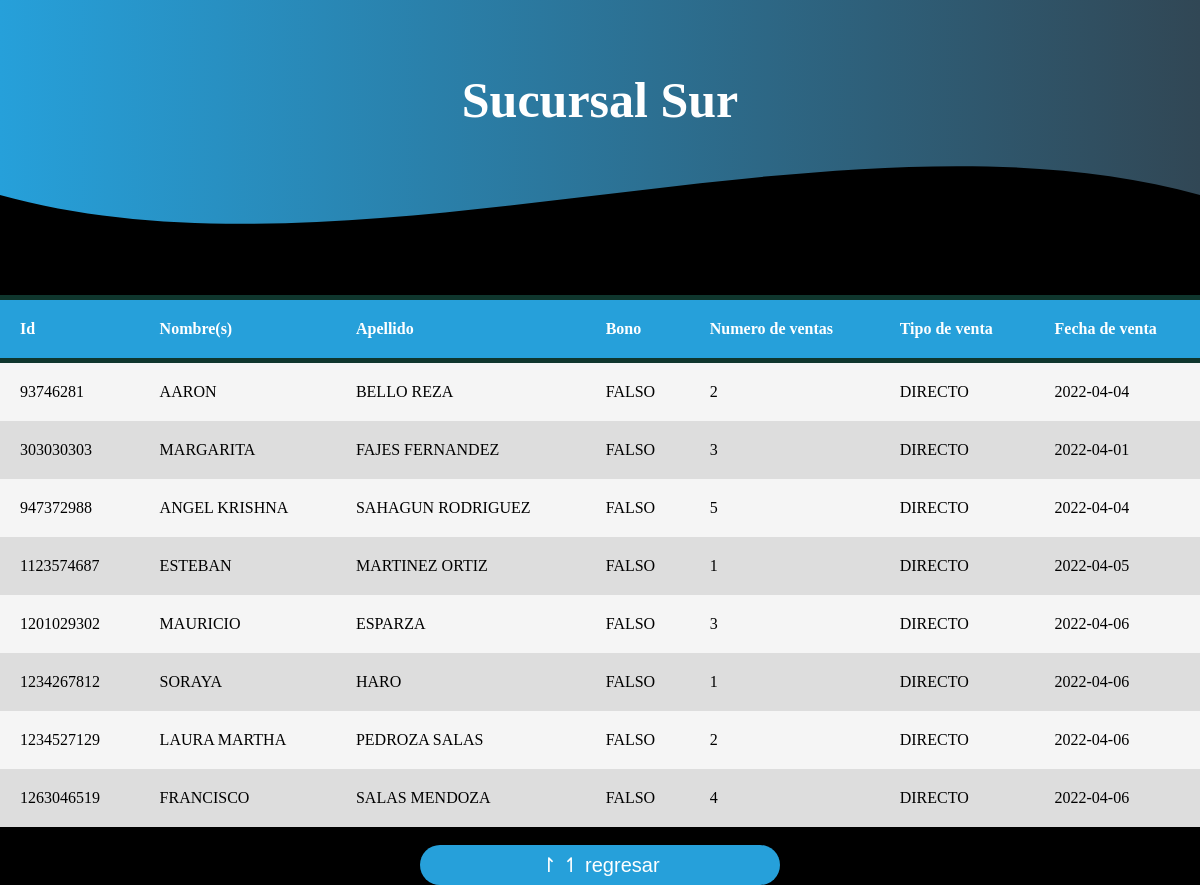
Screenshot of /back.end/sur.php with the database file from the repository.
### tables this page shows
CREATE TABLE `surcursal_s` (
  `idTrabajador` bigint(10) NOT NULL,
  `Nombres` varchar(45) DEFAULT NULL,
  `Apellido` varchar(45) DEFAULT NULL,
  `bono` varchar(12) DEFAULT NULL,
  `Tip_venta` varchar(20) DEFAULT NULL,
  `N_venta` int(7) DEFAULT NULL,
  `F_venta` date DEFAULT NULL
);

### back.end/sur.php (the view, shortened to what this page needs)
<?php
    $conectar = new mysqli("localhost","root","","automotriz");
 ?>
<!DOCTYPE html>
<html>
<head>
	<link rel="stylesheet" href="sur.css" type="text/css">
</head>
<header>
    <section class="textos-header">
        <h1>Sucursal Sur</h1>
    </section>
    <div class="wave" style="height: 150px; overflow: hidden;" ><svg viewBox="0 0 500 150" preserveAspectRatio="none" style="height: 100%; width: 100%;"><path d="M0.00,49.98 C149.99,150.00 349.20,-49.98 500.00,49.98 L500.00,150.00 L0.00,150.00 Z" style="stroke: none; fill: #000000;"></path></svg></div>
</header>
<body>
	<div id= "main-container">
		<table>
			<thead>
				<tr>
                    <th>Id</th>
					<th>Nombre(s)</th>
                    <th>Apellido</th>
					<th>Bono</th>
					<th>Numero de ventas</th>
                    <th>Tipo de venta</th>
                    <th>Fecha de venta</th>
				</tr>
			</thead>
            <?php
                $query="SELECT * FROM surcursal_s";
                $resultado = $conectar->query($query);
                while($row= $resultado -> fetch_assoc()){
            ?>
                <tr>
                    <td><?php echo $row ['idTrabajador'];?></td>
                    <td><?php echo $row ['Nombres'];?></td>
                    <td><?php echo $row ['Apellido'];?></td>
                    <td><?php echo $row ['bono'];?></td>
                    <td><?php echo $row ['N_venta'];?></td>
                    <td><?php echo $row ['Tip_venta'];?></td>
                    <td><?php echo $row ['F_venta'];?></td>
            <?php
                }
            ?>
		</table><br>
        <center><a href="consulta.php"><input class="button"  type="reset" value="↾ ↿ regresar"></a></center>
	</div>
</body>
</html>

### back.end/sur.css (style rules this page uses)
* { margin: 0; padding: 0; box-sizing: border-box; }
body { background-color: #000000; }
table { background-color: whitesmoke; text-align: left; border-collapse: collapse; width: 100%; }
td, th { padding: 20px; }
thead { background-color: #26a0da; color: white; border-bottom: solid 5px #0f362d; }
tr:nth-child(even) { background-color: #ddd; }
header { background-color: gray; color: white; border-bottom: solid 5px #0f362d; }
header { width: 100%; height: 300px; background: #000000; background: -webkit-linear-gradient( to right, #000000, #434343 ); background: linear-gradient( to right, #26a0da, #314755 ); background-size: cover; background-attachment: fixed; position: relative; }
header .textos-header { display: flex; height: 200px; width: 100%; align-items: center; justify-content: center; text-align: center; }
.textos-header h1 { font-size: 50px; color: rgb(255, 255, 255); }
.wave { position: absolute; bottom: 0; width: 100%; }
.button { border: none; outline: none; height: 40px; width: 30%; background: #26a0da; color: rgb(255, 255, 255); font-size: 20px; border-radius: 20px; }

### rows the page displays
surcursal_s: idTrabajador "93746281", Nombres "AARON", Apellido "BELLO REZA", bono "FALSO", N_venta "2", Tip_venta "DIRECTO", F_venta "2022-04-04"
surcursal_s: idTrabajador "303030303", Nombres "MARGARITA", Apellido "FAJES FERNANDEZ", bono "FALSO", N_venta "3", Tip_venta "DIRECTO", F_venta "2022-04-01"
surcursal_s: idTrabajador "947372988", Nombres "ANGEL KRISHNA", Apellido "SAHAGUN RODRIGUEZ", bono "FALSO", N_venta "5", Tip_venta "DIRECTO", F_venta "2022-04-04"
surcursal_s: idTrabajador "1123574687", Nombres "ESTEBAN", Apellido "MARTINEZ ORTIZ", bono "FALSO", N_venta "1", Tip_venta "DIRECTO", F_venta "2022-04-05"
surcursal_s: idTrabajador "1201029302", Nombres "MAURICIO", Apellido "ESPARZA", bono "FALSO", N_venta "3", Tip_venta "DIRECTO", F_venta "2022-04-06"
surcursal_s: idTrabajador "1234267812", Nombres "SORAYA", Apellido "HARO", bono "FALSO", N_venta "1", Tip_venta "DIRECTO", F_venta "2022-04-06"
surcursal_s: idTrabajador "1234527129", Nombres "LAURA MARTHA", Apellido "PEDROZA SALAS", bono "FALSO", N_venta "2", Tip_venta "DIRECTO", F_venta "2022-04-06"
surcursal_s: idTrabajador "1263046519", Nombres "FRANCISCO", Apellido "SALAS MENDOZA", bono "FALSO", N_venta "4", Tip_venta "DIRECTO", F_venta "2022-04-06"
